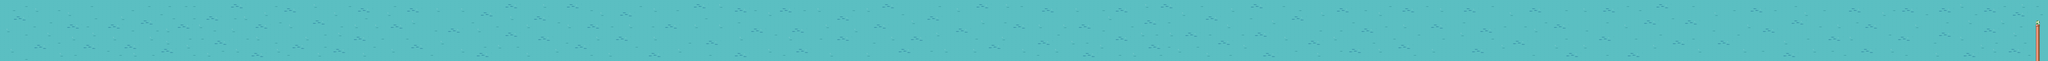

Rendered tile map (Tiled .tmx) drawn with the repository's tilesets; below, a short description and the map source with its tile grids summarised:
An orthogonal 500x15 tile map with 32x32 px tiles, 4 tile layers (FondoMaritimo, FondoPeces, Tubo, HuevoObjetivo), 3 tilesets and 78 objects.

<map version="1.0" orientation="orthogonal" renderorder="right-down" width="500" height="15" tilewidth="32" tileheight="32" nextobjectid="94">
 <tileset firstgid="1" name="fondo_marino_tiles" tilewidth="32" tileheight="32" tilecount="126" columns="14">
  <image source="fondo_marino_tiles.png" width="448" height="288" />
 </tileset>
 <tileset firstgid="127" name="tubo_bajo_agua_tiles" tilewidth="32" tileheight="32" tilecount="10" columns="5">
  <image source="tubo_bajo_agua_tiles.png" width="160" height="64" />
 </tileset>
 <tileset firstgid="137" name="huevoNido" tilewidth="32" tileheight="32" tilecount="1" columns="1">
  <image source="huevoNido.png" width="32" height="35" />
 </tileset>
 <layer name="FondoMaritimo" width="500" height="15">
  <data>[7500 cells, 7500 non-empty, 1 distinct tile ids]</data>
 </layer>
 <layer name="FondoPeces" width="500" height="15">
  <data>[7500 cells, 867 non-empty, 7 distinct tile ids]</data>
 </layer>
 <layer name="Tubo" width="500" height="15">
  <data>[7500 cells, 9 non-empty, 2 distinct tile ids]</data>
 </layer>
 <layer name="HuevoObjetivo" width="500" height="15">
  <data>[7500 cells, 1 non-empty, 1 distinct tile ids]</data>
 </layer>
 <objectgroup name="Limites">
  <object id="2" x="3" y="479">
   <polyline points="0,0 0,-480 15867,-478 15870,1" />
  </object>
 </objectgroup>
 <objectgroup name="Anzuelos">
  <object id="3" x="432" y="94" width="50" height="50" />
  <object id="17" x="1083" y="342" width="50" height="50" />
  <object id="18" x="1795" y="377" width="50" height="50" />
  <object id="19" x="2183" y="61" width="50" height="50" />
  <object id="20" x="2810" y="311" width="50" height="50" />
  <object id="21" x="3329" y="82" width="50" height="50" />
  <object id="22" x="3736" y="350" width="50" height="50" />
  <object id="23" x="4493" y="150" width="50" height="50" />
  <object id="24" x="4840" y="362" width="50" height="50" />
  <object id="25" x="5486" y="194" width="50" height="50" />
  <object id="26" x="6557" y="318" width="50" height="50" />
  <object id="27" x="7412" y="48" width="50" height="50" />
  <object id="28" x="8001" y="203" width="50" height="50" />
  <object id="29" x="8741" y="367" width="50" height="50" />
  <object id="30" x="9299" y="64" width="50" height="50" />
  <object id="31" x="10292" y="358" width="50" height="50" />
  <object id="32" x="10985" y="42" width="50" height="50" />
  <object id="33" x="12010" y="303" width="50" height="50" />
  <object id="34" x="12850" y="358" width="50" height="50" />
  <object id="35" x="13493" y="68" width="50" height="50" />
  <object id="37" x="14634" y="60" width="50" height="50" />
  <object id="38" x="15510" y="372" width="50" height="50" />
 </objectgroup>
 <objectgroup name="Submarinos">
  <object id="10" x="848" y="44" width="100" height="80" />
  <object id="40" x="2447" y="141" width="100" height="80" />
  <object id="41" x="3145" y="205" width="100" height="80" />
  <object id="42" x="4076" y="56" width="100" height="80" />
  <object id="43" x="5072" y="70" width="100" height="80" />
  <object id="45" x="5976" y="48" width="100" height="80" />
  <object id="46" x="7133" y="265" width="100" height="80" />
  <object id="47" x="8509" y="67" width="100" height="80" />
  <object id="48" x="9812" y="141" width="100" height="80" />
  <object id="50" x="11410" y="120" width="100" height="80" />
  <object id="51" x="12532" y="74" width="100" height="80" />
  <object id="52" x="14067" y="202" width="100" height="80" />
  <object id="53" x="15275" y="54" width="100" height="80" />
 </objectgroup>
 <objectgroup name="Huevos">
  <object id="11" x="1312" y="161" width="40" height="50" />
  <object id="55" x="2241" y="359" width="40" height="50" />
  <object id="56" x="3575" y="195" width="40" height="50" />
  <object id="57" x="4245" y="324" width="40" height="50" />
  <object id="58" x="5799" y="355" width="40" height="50" />
  <object id="59" x="6898" y="40" width="40" height="50" />
  <object id="60" x="7806" y="387" width="40" height="50" />
  <object id="61" x="8993" y="50" width="40" height="50" />
  <object id="62" x="10535" y="83" width="40" height="50" />
  <object id="63" x="11607" y="368" width="40" height="50" />
  <object id="64" x="12951" y="57" width="40" height="50" />
  <object id="65" x="14385" y="366" width="40" height="50" />
  <object id="66" x="15168" y="251" width="40" height="50" />
 </objectgroup>
 <objectgroup name="ModoControl">
  <object id="13" x="1885" y="142" width="40" height="40" />
  <object id="67" x="5193" y="365" width="40" height="40" />
  <object id="68" x="8408" y="338" width="40" height="40" />
  <object id="69" x="10808" y="348" width="40" height="40" />
  <object id="70" x="13351" y="334" width="40" height="40" />
 </objectgroup>
 <objectgroup name="Vidas">
  <object id="15" x="2907" y="74" width="40" height="30" />
  <object id="71" x="4779" y="182" width="40" height="30" />
  <object id="72" x="6347" y="108" width="40" height="30" />
  <object id="73" x="9144" y="277" width="40" height="30" />
  <object id="74" x="11329" y="335" width="40" height="30" />
  <object id="75" x="14761" y="244" width="40" height="30" />
 </objectgroup>
 <objectgroup name="RecolectablesInmune">
  <object id="76" x="634" y="298" width="37" height="35" />
  <object id="77" x="3783" y="83" width="55" height="38" />
  <object id="78" x="6160" y="317" width="34" height="52" />
  <object id="79" x="7532" y="265" width="43" height="43" />
  <object id="80" x="9571" y="349" width="33" height="39" />
  <object id="81" x="11812" y="115" width="30" height="42" />
  <object id="82" x="13734" y="314" width="48" height="42" />
  <object id="83" x="15621" y="80" width="35" height="40" />
 </objectgroup>
 <objectgroup name="RecolectablesCongelar">
  <object id="84" x="5729" y="95" width="22" height="22" />
  <object id="85" x="8253" y="104" width="22" height="22" />
  <object id="86" x="10157" y="80" width="22" height="22" />
  <object id="87" x="12413" y="371" width="22" height="22" />
  <object id="88" x="14932" y="422" width="22" height="22" />
 </objectgroup>
 <objectgroup name="Bombas">
  <object id="89" x="1582" y="110" width="42" height="34">
   <ellipse />
  </object>
  <object id="90" x="3438" y="385" width="42" height="34">
   <ellipse />
  </object>
  <object id="91" x="6824" y="224" width="42" height="34">
   <ellipse />
  </object>
  <object id="92" x="11090" y="241" width="42" height="34">
   <ellipse />
  </object>
  <object id="93" x="13182" y="192" width="42" height="34">
   <ellipse />
  </object>
 </objectgroup>
</map>
